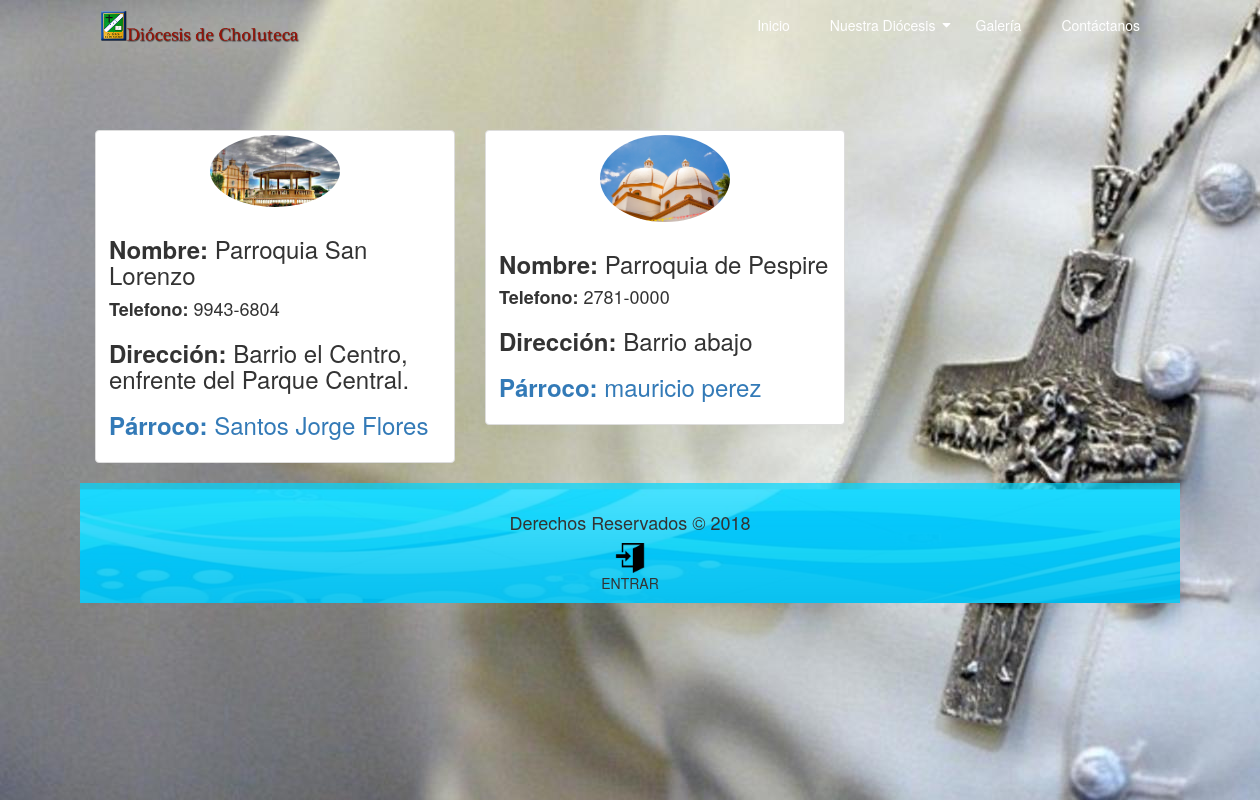
The page /principal/parroquia/ on the database its author committed.
### principal/models.py (models this page shows, shortened)
@python_2_unicode_compatible
class Parroquia(models.Model):
	nombre = models.CharField(max_length=40)
	descripcion= models.TextField()
	telefono = models.CharField(max_length=20)
	direccion = models.TextField()
	imagen= models.ImageField(upload_to = 'parroquia')
	empleado= models.ForeignKey(Empleado)
	pastoral=models.ManyToManyField(Pastoral)
	municipio=models.ForeignKey(Municipio)
	estado = models.BooleanField(default=True)

@python_2_unicode_compatible
class Empleado(models.Model):
	SEXOS = (
		('1', 'Masculino'),
		('2', 'Femenino')
	)
	numero_identidad = models.CharField(max_length=15,verbose_name='Numero de Identidad')
	nombre =models.CharField(max_length=30)
	apellido =models.CharField(max_length=30)
	fecha_nac =  models.DateField(verbose_name='Fecha de Nacimiento')
	fecha_ord =  models.DateField(verbose_name='Fecha de Ordenacion',null=True,blank=True)
	telefono = models.CharField(max_length=20)
	direccion = models.TextField()
	biografia = models.TextField(null=True,blank=True)
	correo = models.EmailField()
	estado_obispo= models.BooleanField(default=False)
	estado_sacerdote= models.BooleanField(default=False)
	estado= models.BooleanField(default=True)
	imagen = models.ImageField(upload_to = 'empleado')
	sexo = models.CharField(max_length=10, choices=SEXOS)
	cargo = models.ForeignKey(Cargo)
	estudios= models.ManyToManyField(Estudio)
	user = models.OneToOneField(User,null=True,blank=True)
	def __str__(self):
		return "{} - {} {}" .format(self.numero_identidad,self.nombre, self.apellido)

### principal/views.py (the view)
# urls.py: url(r'^parroquia/(?P<pk>\d+)/ver/$', views.parroquia_ver, name='parroquia_ver'),
def parroquia(request):
	empleado=Empleado.objects.filter(estado_obispo= False, estado_sacerdote=True,estado=True)
	lista=[]
	for s in empleado:
		if not Parroquia.objects.filter(empleado=s).exists():
			lista.append(int(s.id))
	form= ParroquiaForm()
	form.fields['empleado'].queryset= Empleado.objects.filter(id__in=lista)
	form.fields['empleado'].label= 'Seleccioné el Sacerdote'
	form.fields['municipio'].label= 'Seleccioné el Municipio'
	form.fields['pastoral'].label= 'Seleccioné las Pastorales'
	form.fields['descripcion'].label= 'Descripción de la Parroquia'
	for field in form.fields:
		form.fields[field].widget.attrs['class']='form-control'
	parroquia= Parroquia.objects.filter(estado=True)
	data = {
		'parroquia': parroquia,
		'form':form
	}
	return render(request, 'parroquia.html',data )

### principal/models.py (called while the page is built)
	def __str__(self):
		return self.municipio

	def __str__(self):
		return "{}" .format(self.nombre)

	def __str__(self):
		return "{}, encargado: {}" .format(self.nombre,self.encargado)

### principal/templates/parroquia.html (shortened to what this page needs)
{% extends "base.html" %}
{% block contenido %}
	<div class="container row" id="sss">
		<div class="container">
				<div class="row">
					{% for p in parroquia  %}
					  <div class="col-sm-6 col-md-4">
					    <div class="thumbnail">
					      <img  class="eee" src="/media/{{p.imagen}}" alt="...">
					      <div class="caption">
					        <h3><strong>Nombre: </strong>{{p.nombre}}</h3>
					        <h4><strong>Telefono: </strong>{{p.telefono}}</h4>
					        <h3><strong>Dirección: </strong>{{p.direccion}}</h3>
					        <a href="{% url 'principal:sacerdote_ver' p.empleado.id %}">
					        	<h3><strong>Párroco: </strong>{{p.empleado.nombre}} {{p.empleado.apellido}}</h3>
					        </a>
					      </div>
					    </div>
					  </div>
			{% endfor %}
		</div>
	</div>
{% endblock  %}

### global_static/css/estilos.css (style rules this page uses)
html, body { margin: 0; padding: 0; width: 100%; }
body { font-family: "Helvetica Neue",sans-serif, Arial; font-weight: lighter; }
#sss { background: url(../img/123.jpg) no-repeat; padding-top: 130px; padding-left: 80px; padding-right: 80px; margin: 0 auto; height: 100vh; width: 100%; }
.eee { background-size: 100%; border-radius: 100%; width: 130px; height: 130px; margin-left: 30px; }
* { margin: 0; padding: 0; box-sizing:border-box; }
body { background: #DBDBDB; font-family: 'Open sans'; }

### rows shown on the page
Parroquia: imagen (picture), nombre "Parroquia San Lorenzo", telefono "9943-6804", direccion "Barrio el Centro, enfrente del Parque Central.", empleado.nombre "Santos Jorge", empleado.apellido "Flores"
Parroquia: imagen (picture), nombre "Parroquia de Pespire", telefono "2781-0000", direccion "Barrio abajo", empleado.nombre "mauricio", empleado.apellido "perez"
